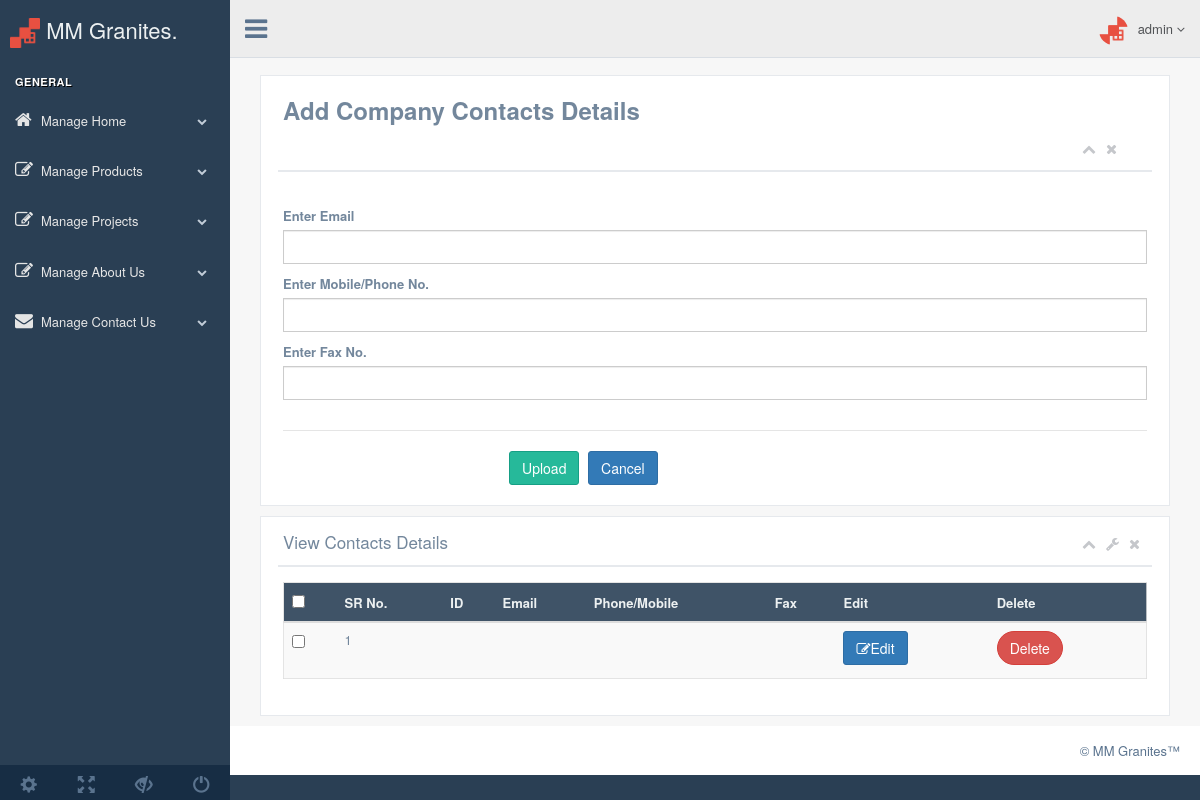
Page /admin/add-communication.php on the earlier database version.
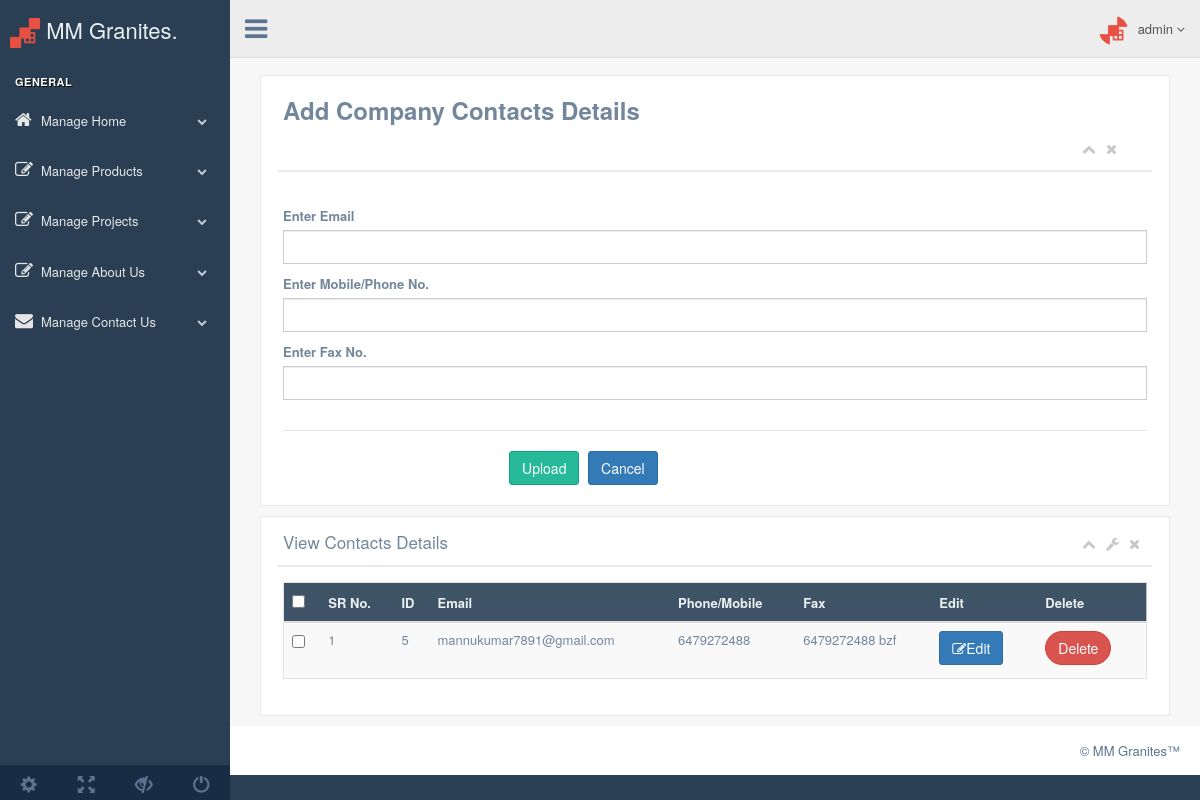
Same page on the later database version.
### tables this page shows
CREATE TABLE `company_contacts` (
  `id` int(11) NOT NULL,
  `email` varchar(500) NOT NULL,
  `phone` varchar(20) NOT NULL,
  `fax` varchar(20) NOT NULL
);

### admin/add-communication.php (the view, shortened to what the changed rows need)
<?php include 'header.php';?>
  <body class="nav-md">
    <div class="container body">
      <div class="main_container">
        <div class="" role="main">
		 <?php
	include 'config.php';
	extract($_POST);
?>
  <body class="nav-md">
    <div class="container body">
      <div class="main_container">
        <div class="right_col" role="main">
          <div class="">
            <div class="row" style="margin:auto 0px">
             <div class="col-md-12 col-sm-12 col-xs-12">
                <div class="x_panel">
                  <div class="x_title">
                    <h2>View Contacts Details</h2>
                  </div>
                  <div class="x_content">
                   <div class="table-responsive">
                      <table class="table table-striped jambo_table bulk_action">
                        <thead>
                          <tr class="headings">
                            <th>
                              <input type="checkbox" id="check-all" class="flat">
                            </th>
                            <th class="column-title">SR No.</th>
                             <th class="column-title">ID</th>
                            <th class="column-title">Email</th>
                            <th class="column-title">Phone/Mobile</th>
                            <th class="column-title">Fax</th>
                            <th class="column-title">Edit</th>
                            <th class="column-title">Delete</th>
                           </tr>
                        </thead>
                        <tbody>
						 <?php
                                    $q1="SELECT * FROM `company_contacts` ORDER BY `id` desc";
									$d1=mysqli_query($dbcon, $q1);
									$counter=0;
                                    $res3=mysqli_fetch_array($d1)
                                        ?>
                            <tr class="even pointer">
								<td><input type="checkbox" id="check-all" class="flat"></td>
								<td class=" "><?php echo ++$counter;?></td>
								<td class=" "><?php echo $res3['id'];?></td>
								<td class=" "><?php echo $res3['email'];?></td>
								<td class=" "><?php echo $res3['phone'];?></td>
                <td class=" "><?php echo $res3['fax'];?></td>
								<td class=" "><a class="btn btn-primary" href="edit-communication.php?did=<?php echo $res3['id'];?>&action=edit&page=company_contacts"><i class="fa fa-edit"></i>Edit</a></td>
								<td class=" "><a onclick="return confirm('Are you sure?')" class="btn btn-round btn-danger" style="color:#fff;" href="?did=<?php echo $res3['id'];?>&action=delete&page=company_contacts">Delete</td>
						    </tr>
                         </tbody>
                      </table>
                    </div>
				 </div>
                </div>
              </div>
			</div>
          </div>
        </div>
	   </div>
      </div>
    </div>
  </body>
</html>

Differences in the rows shown:
added company_contacts: id "5", email "mannukumar7891@gmail.com", phone "6479272488", fax "6479272488 bzf"
